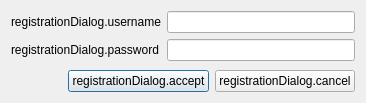
<?xml version="1.0" encoding="UTF-8"?>
<ui version="4.0">
 <class>ChangePasswordDialog</class>
 <widget class="QDialog" name="ChangePasswordDialog">
  <property name="geometry">
   <rect>
    <x>0</x>
    <y>0</y>
    <width>366</width>
    <height>103</height>
   </rect>
  </property>
  <property name="windowTitle">
   <string>changePasswordDialog.title</string>
  </property>
  <layout class="QVBoxLayout" name="verticalLayout">
   <item>
    <layout class="QFormLayout" name="formLayout">
     <item row="0" column="0">
      <widget class="QLabel" name="label">
       <property name="text">
        <string>registrationDialog.username</string>
       </property>
      </widget>
     </item>
     <item row="0" column="1">
      <widget class="QLineEdit" name="lineEditUsername"/>
     </item>
     <item row="1" column="0">
      <widget class="QLabel" name="label_2">
       <property name="text">
        <string>registrationDialog.password</string>
       </property>
      </widget>
     </item>
     <item row="1" column="1">
      <widget class="QLineEdit" name="lineEditPassword">
       <property name="echoMode">
        <enum>QLineEdit::Password</enum>
       </property>
      </widget>
     </item>
    </layout>
   </item>
   <item>
    <layout class="QHBoxLayout" name="horizontalLayout">
     <item>
      <spacer name="horizontalSpacer">
       <property name="orientation">
        <enum>Qt::Horizontal</enum>
       </property>
       <property name="sizeHint" stdset="0">
        <size>
         <width>40</width>
         <height>20</height>
        </size>
       </property>
      </spacer>
     </item>
     <item>
      <widget class="QPushButton" name="pushButtonAccept">
       <property name="text">
        <string>registrationDialog.accept</string>
       </property>
      </widget>
     </item>
     <item>
      <widget class="QPushButton" name="pushButtonCancel">
       <property name="text">
        <string>registrationDialog.cancel</string>
       </property>
      </widget>
     </item>
    </layout>
   </item>
  </layout>
 </widget>
 <resources/>
 <connections>
  <connection>
   <sender>pushButtonAccept</sender>
   <signal>pressed()</signal>
   <receiver>ChangePasswordDialog</receiver>
   <slot>accept()</slot>
   <hints>
    <hint type="sourcelabel">
     <x>113</x>
     <y>84</y>
    </hint>
    <hint type="destinationlabel">
     <x>72</x>
     <y>99</y>
    </hint>
   </hints>
  </connection>
  <connection>
   <sender>pushButtonCancel</sender>
   <signal>pressed()</signal>
   <receiver>ChangePasswordDialog</receiver>
   <slot>reject()</slot>
   <hints>
    <hint type="sourcelabel">
     <x>308</x>
     <y>88</y>
    </hint>
    <hint type="destinationlabel">
     <x>299</x>
     <y>101</y>
    </hint>
   </hints>
  </connection>
 </connections>
</ui>
